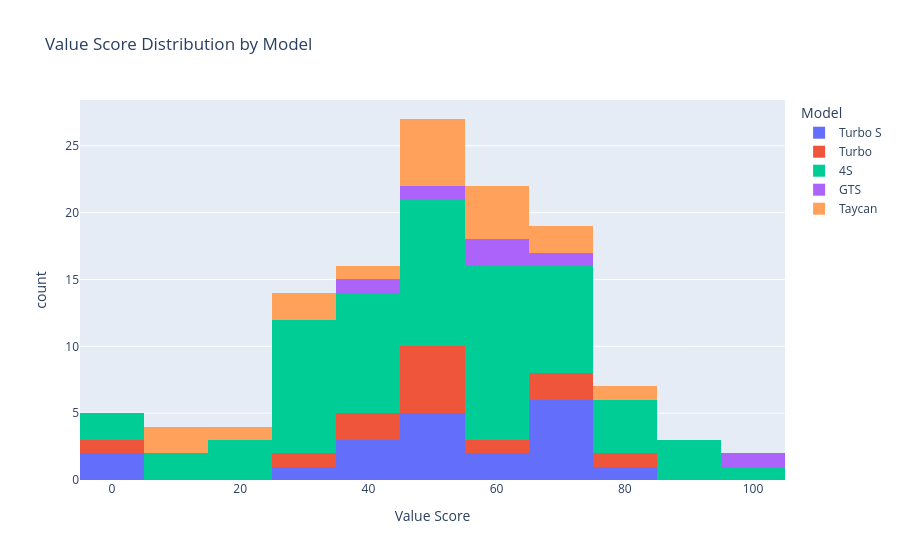

Notebook source saved alongside this figure:
### Code cell
# Value score distribution
fig = px.histogram(
    df, x="value_score", color="model", nbins=20,
    title="Value Score Distribution by Model",
    labels={"value_score": "Value Score", "model": "Model"}
)
fig.show()

### Figure 1 — Plotly figure (JSON) as saved in the notebook; plotly's stock layout.template omitted (floating-point values rounded to 4 significant figures)
{"data": [{"bingroup": "x", "hovertemplate": "Model=Turbo S<br>Value Score=%{x}<br>count=%{y}<extra></extra>", "legendgroup": "Turbo S", "marker": {"color": "#636efa", "pattern": {"shape": ""}}, "name": "Turbo S", "nbinsx": 20, "orientation": "v", "showlegend": true, "type": "histogram", "x": [28.1, 69.4, 73.3, 50.7, 71.0, 1.5, 65.9, 44.2, 71.4, 48.4, 54.8, 40.5, 71.0, 78.7, 47.0, 0.0, 56.5, 43.7, 55.6, 54.3], "xaxis": "x", "yaxis": "y"}, {"bingroup": "x", "hovertemplate": "Model=Turbo<br>Value Score=%{x}<br>count=%{y}<extra></extra>", "legendgroup": "Turbo", "marker": {"color": "#EF553B", "pattern": {"shape": ""}}, "name": "Turbo", "nbinsx": 20, "orientation": "v", "showlegend": true, "type": "histogram", "x": [59.8, 52.0, 2.9, 46.6, 44.8, 35.9, 84.3, 53.0, 49.3, 26.8, 50.6, 71.4, 68.2], "xaxis": "x", "yaxis": "y"}, {"bingroup": "x", "hovertemplate": "Model=4S<br>Value Score=%{x}<br>count=%{y}<extra></extra>", "legendgroup": "4S", "marker": {"color": "#00cc96", "pattern": {"shape": ""}}, "name": "4S", "nbinsx": 20, "orientation": "v", "showlegend": true, "type": "histogram", "x": [35.7, 27.1, 33.7, 51.1, 36.3, 31.2, 57.9, 100.0, 61.7, 36.8, 74.0, 1.1, 31.0, 57.9, 52.1, 31.4, 5.1, 41.1, 64.2, 19.4, 75.5, 68.3, 62.7, 64.7, 45.5, 56.9, 12.6, 89.2, 68.6, 3.4, 50.1, 60.3, 53.0, 25.6, 50.1, 40.1, 43.2, 26.6, 64.8, 77.5, 70.7, 87.5, 49.4, 61.6, 67.8, 75.1, 21.9, 43.6, 56.0, 33.6, 60.6, 52.7, 56.5, 79.0, 28.5, 65.0, 47.5, 16.9, 29.5, 65.6, 48.0, 48.4, 35.3, 38.1, 88.4, 69.1], "xaxis": "x", "yaxis": "y"}, {"bingroup": "x", "hovertemplate": "Model=GTS<br>Value Score=%{x}<br>count=%{y}<extra></extra>", "legendgroup": "GTS", "marker": {"color": "#ab63fa", "pattern": {"shape": ""}}, "name": "GTS", "nbinsx": 20, "orientation": "v", "showlegend": true, "type": "histogram", "x": [43.1, 58.3, 69.4, 55.7, 95.4, 47.4], "xaxis": "x", "yaxis": "y"}, {"bingroup": "x", "hovertemplate": "Model=Taycan<br>Value Score=%{x}<br>count=%{y}<extra></extra>", "legendgroup": "Taycan", "marker": {"color": "#FFA15A", "pattern": {"shape": ""}}, "name": "Taycan", "nbinsx": 20, "orientation": "v", "showlegend": true, "type": "histogram", "x": [41.1, 66.6, 22.8, 48.8, 34.3, 47.2, 55.7, 30.4, 62.6, 51.5, 53.0, 63.6, 12.6, 65.9, 47.8, 64.5, 79.3, 13.3], "xaxis": "x", "yaxis": "y"}], "layout": {"barmode": "relative", "legend": {"title": {"text": "Model"}, "tracegroupgap": 0}, "title": {"text": "Value Score Distribution by Model"}, "xaxis": {"anchor": "y", "domain": [0, 1], "title": {"text": "Value Score"}}, "yaxis": {"anchor": "x", "domain": [0, 1], "title": {"text": "count"}}}}
